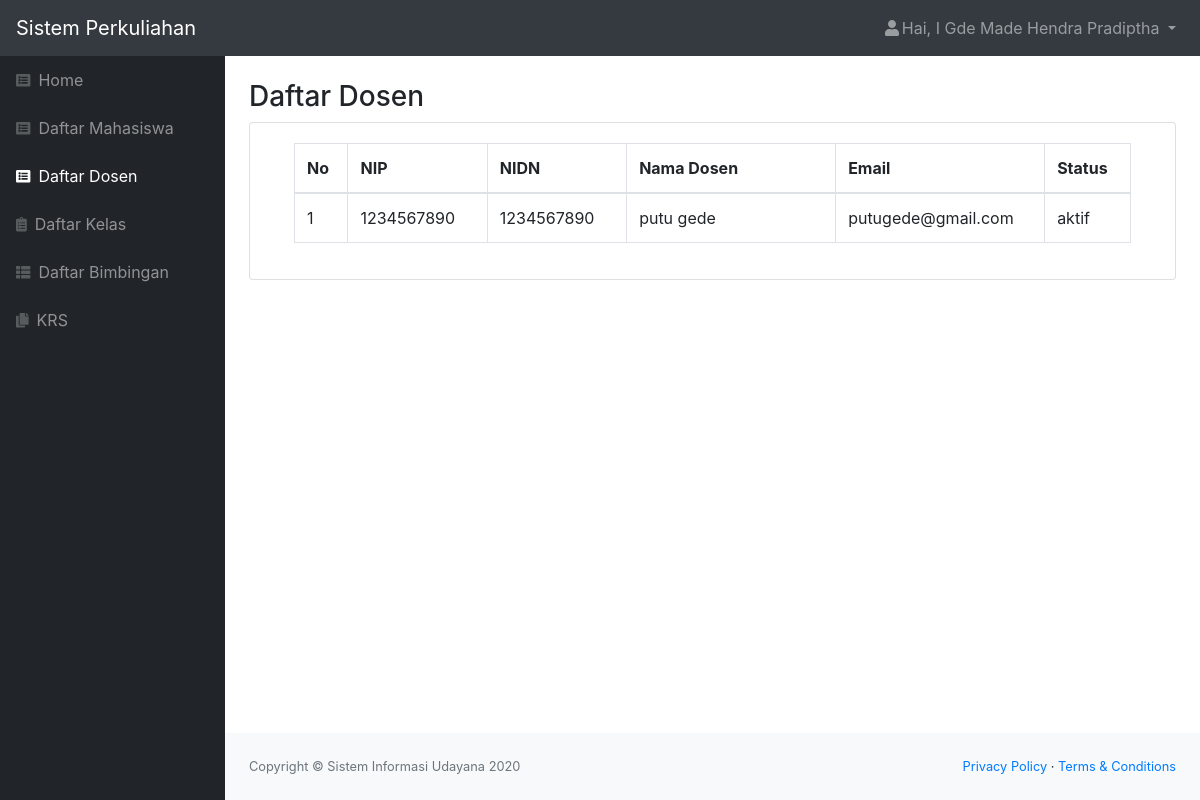
The page /dashboard/dosen.php (signed in) on the database its author committed.
### tables this page shows
CREATE TABLE `dosen` (
  `id_dosen` int(11) NOT NULL,
  `id_user` int(11) NOT NULL,
  `nip` varchar(25) NOT NULL,
  `nidn` char(10) NOT NULL,
  `nama` varchar(50) NOT NULL,
  `email` varchar(50) NOT NULL,
  `alamat` varchar(50) NOT NULL,
  `tanggal_lahir` date NOT NULL,
  `status` varchar(20) NOT NULL
);

### dashboard/dosen.php (the view, shortened to what this page needs)
<?php
include "dashboard.php";
$queryDosen = mysqli_query($koneksi, "SELECT * FROM dosen ORDER BY nip asc");
$nama = $_SESSION['nama'];
$role = $_SESSION['role'];
?>
<!DOCTYPE html>
<html lang="en">
<head>
    <link href="../src/css/styles.css" rel="stylesheet" />
    <link href="https://cdn.datatables.net/1.10.20/css/dataTables.bootstrap4.min.css" rel="stylesheet" />
</head>
<body class="sb-nav-fixed">
    <nav class="sb-topnav navbar navbar-expand navbar-dark bg-dark">
        <a class="navbar-brand" href="index.html">Sistem Perkuliahan</a>
        <ul class="navbar-nav ml-auto">
            <li class="nav-item dropdown">
                <a class="nav-link dropdown-toggle" id="userDropdown" href="#" role="button" data-toggle="dropdown" aria-haspopup="true" aria-expanded="false"><i class="fas fa-user fa-fw"></i>Hai, <?= $nama; ?> </a>
            </li>
        </ul>
    </nav>
    <div id="layoutSidenav">
        <div id="layoutSidenav_nav">
            <nav class="sb-sidenav accordion sb-sidenav-dark" id="sidenavAccordion">
                <div class="sb-sidenav-menu">
                    <div class="nav">
                        <a class="nav-link" href="index.php">
                            <div class="sb-nav-link-icon"><i class="fas fa-list-alt"></i></div>
                            Home
                        </a>
                        <a class="nav-link" href="mahasiswa.php">
                            <div class="sb-nav-link-icon"><i class="fas fa-list-alt"></i></div>
                            Daftar Mahasiswa
                        </a>
                        <a class="nav-link active" href="dosen.php">
                            <div class="sb-nav-link-icon"><i class="fas fa-list-alt"></i></div>
                            Daftar Dosen
                        </a>
                        <a class="nav-link" href="kelas.php">
                            <div class="sb-nav-link-icon"><i class="fas fa-clipboard-list"></i></div>
                            Daftar Kelas
                        </a>
                        <a class="nav-link" href="bimbingan.php">
                            <div class="sb-nav-link-icon"><i class="fas fa-th-list"></i></div>
                            Daftar Bimbingan
                        </a>
                        <?php if ($role == "1") { ?>
                            <a class="nav-link" href="krs.php">
                                <div class="sb-nav-link-icon"><i class="fas fa-copy"></i></div>
                                KRS
                            </a>
                        <?php } ?>
                    </div>
                </div>
            </nav>
        </div>
        <div id="layoutSidenav_content">
            <main>
                <div class="container-fluid">
                    <h3 class="mt-4">Daftar Dosen</h3>
                    <div class="card mb-4">
                        <div class="card-body">
                            <div class="table-responsive">
                                <div class="container">
                                    <table class="table table-bordered" id="dataTable" width="100%" cellspacing="0">
                                        <thead>
                                            <tr>
                                                <th>No</th>
                                                <th class="col-sm-2">NIP</th>
                                                <th class="col-sm-2">NIDN</th>
                                                <th class="col-sm-3">Nama Dosen</th>
                                                <th class="col-sm-3">Email</th>
                                                <th>Status</th>
                                            </tr>
                                        </thead>
                                        <?php $i = 1;
                                        foreach ($queryDosen as $data) : ?>
                                            <tr>
                                                <td><?= $i++; ?></td>
                                                <td><?= $data['nip']; ?></td>
                                                <td><?= $data['nidn']; ?></td>
                                                <td><?= $data['nama']; ?></td>
                                                <td><?= $data['email']; ?></td>
                                                <td><?= $data['status']; ?></td>
                                            </tr>
                                        <?php endforeach; ?>
                                    </table>
                                </div>
                            </div>
                        </div>
                    </div>
                </div>
            </main>
            <footer class="py-4 bg-light mt-auto">
                <div class="container-fluid">
                    <div class="d-flex align-items-center justify-content-between small">
                        <div class="text-muted">Copyright &copy; Sistem Informasi Udayana 2020</div>
                        <div>
                            <a href="#">Privacy Policy</a>
                            &middot;
                            <a href="#">Terms &amp; Conditions</a>
                        </div>
                    </div>
                </div>
            </footer>
        </div>
    </div>
</body>
</html>

### rows shown on the page
dosen: nip "1234567890", nidn "1234567890", nama "putu gede", email "putugede@gmail.com", status "aktif"

### other values the page prints
$nama "I Gde Made Hendra Pradiptha"
